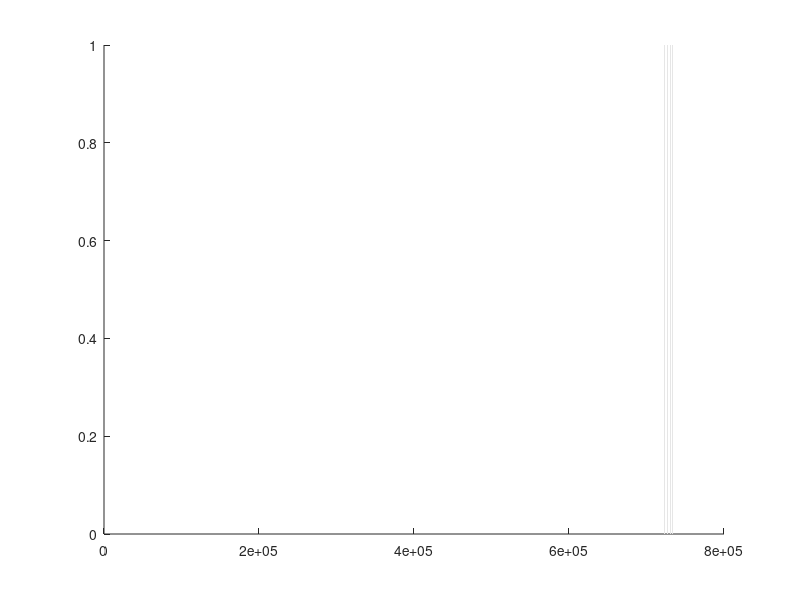

Write MATLAB code to recreate this figure.

F1             = 'dd/mm/yyyy';

% Events
NBER_recessions= ([ ...
    datenum( '01/09/1948',F1),datenum('01/09/1949',F1); 
    datenum( '01/03/1953',F1),datenum('01/03/1954',F1); 
    datenum( '01/06/1957',F1),datenum('01/03/1958',F1); 
    datenum( '01/03/1960',F1),datenum('01/01/1961',F1); 
    datenum( '01/09/1969',F1),datenum('01/09/1970',F1); 
    datenum( '01/11/1973',F1),datenum('01/03/1975',F1); 
    datenum( '01/02/1980',F1),datenum('01/07/1980',F1); 
    datenum( '01/08/1981',F1),datenum('01/11/1982',F1); 
    datenum( '01/08/1990',F1),datenum('01/03/1991',F1); 
    datenum( '01/04/2001',F1),datenum('01/11/2001',F1);
    datenum( '01/01/2008',F1),datenum('01/06/2009',F1)]);

ylimits = ylim; 
xlimits = xlim;

for iiii=1:1:size(NBER_recessions,1)

    %full grey area, without edges 
    patch([NBER_recessions(iiii,1),NBER_recessions(iiii,2),...
           NBER_recessions(iiii,2),NBER_recessions(iiii,1)]',...
        1*[ylimits(1) ylimits(1) ylimits(2) ylimits(2)]',[0.9 0.9 0.9],'EdgeColor','none'); hold on
    
    %edges at bottom
    patch([NBER_recessions(iiii,1),NBER_recessions(iiii,2),...
           NBER_recessions(iiii,2),NBER_recessions(iiii,1)]',...
        1*[ylimits(1) ylimits(1) ylimits(1) ylimits(1)]',[1. 1. 1.]); hold on
    
    %edges at top
    patch([NBER_recessions(iiii,1),NBER_recessions(iiii,2),...
           NBER_recessions(iiii,2),NBER_recessions(iiii,1)]',...
        1*[ylimits(2) ylimits(2) ylimits(2) ylimits(2)]',[1. 1. 1.]); hold on
    
end

    plot([xlimits(1) xlimits(end)],[ylimits(1) ylimits(1)],'k')
    plot([xlimits(1) xlimits(end)],[ylimits(end) ylimits(end)],'k')